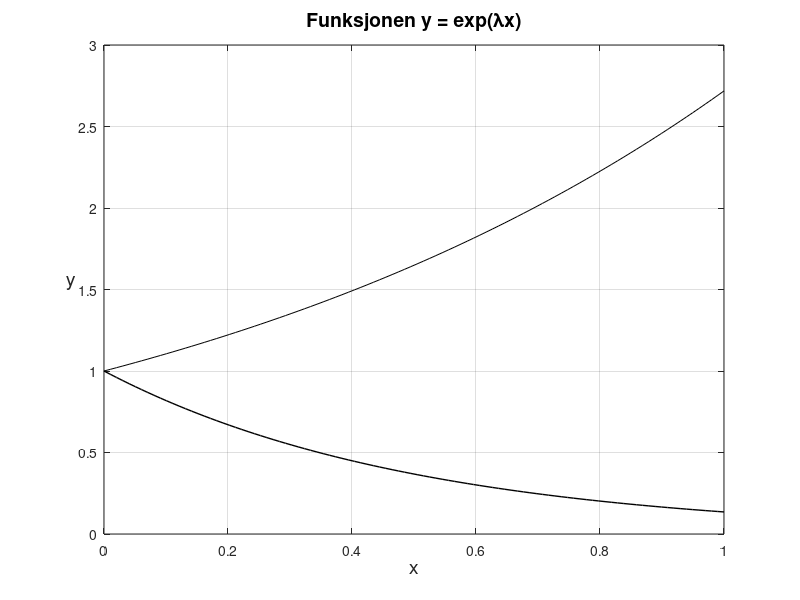

The MATLAB script that drew this image:
x = linspace(0,1);
l1= 1;
y1 = exp(l1*x);
l2 = 2.0;
y2 = exp(-l2*x);
plot(x,y1,'k',x,y2,'k','LineWidth',1);
xlabel('x','FontSize',14)
ylabel('y','FontSize',14,'Rotation',0)
title('Funksjonen y = exp(\lambdax)','FontSize',14)
grid on;
shg;
